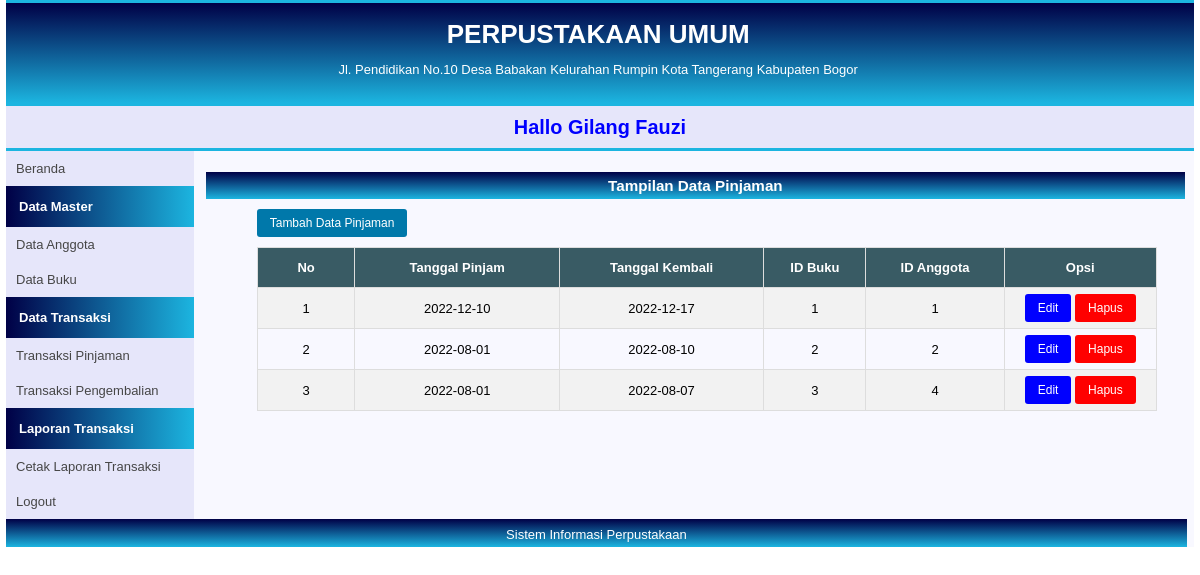
The app's page /pages/pinjaman/dataPinjaman.php with its own data.
### tables this page shows
CREATE TABLE `tbl_peminjaman` (
  `id_peminjaman` int(12) NOT NULL,
  `tgl_pinjam` date NOT NULL,
  `tgl_kembali` date NOT NULL,
  `id_buku` int(12) NOT NULL,
  `id_anggota` int(12) NOT NULL
);

### pages/pinjaman/dataPinjaman.php (the view, shortened to what this page needs)
<?php
require '../../proses/koneksi.php';
$query = "SELECT * FROM tbl_peminjaman";
?>
<!DOCTYPE html>
<html>
<head>
    <link rel="stylesheet" type="text/css" href="../../assets/css/styleDataBuku.css">
</head>
<body>
    <div id="container">
        <div id="header-top">
            <div id="title-container">
                <div class="subtitle-container">
                    <h1 class="judul">PERPUSTAKAAN UMUM</h1>
                </div>
                <div class="subtitle-container">
                    Jl. Pendidikan No.10 Desa Babakan Kelurahan Rumpin Kota Tangerang Kabupaten Bogor
                </div>
            </div>
        </div>
        <div id="header2-top">
            <h3>
                <marquee behavior="alternate" height="50" scrollamount="6">Hallo Gilang Fauzi
                </marquee>
            </h3>
        </div>
        <div id="sidebar">
            <a href="../../index.php">Beranda</a>
            <p class="label-navigasi">Data Master</p>
            <ul>
                <li><a href="../anggota/dataAnggota.php">Data Anggota</a></li>
                <li><a href="../buku/dataBuku.php">Data Buku</a></li>
            </ul>
            <p class="label-navigasi">Data Transaksi</p>
            <ul>
                <li><a href="../pinjaman/dataPinjaman.php">Transaksi Pinjaman</a></li>
                <li><a href="../pengembalian/dataPengembalian.php">Transaksi Pengembalian</a></li>
            </ul>
            <p class="label-navigasi">Laporan Transaksi</p>
            <ul>
                <li><a href="../../cetakTransaksi.php">Cetak Laporan Transaksi</a></li>
            </ul>
            <a href="#">Logout</a>
        </div>
        <div id="content-container">
            <div class="container">
                <div class="row">
                    <br>
                    <div id="label-page">
                        <h3>Tampilan Data Pinjaman</h3>
                    </div>
                    <div id="beranda-konten">
                        <a href="../pinjaman/inputPinjaman.php" class="button">Tambah Data Pinjaman</a>
                        <form action="post" action="">
                            <table id="customers">
                                <tr>
                                    <th width="30px">No</th>
                                    <th width="90px">Tanggal Pinjam</th>
                                    <th width="90px">Tanggal Kembali</th>
                                    <th width="20px">ID Buku</th>
                                    <th width="20px">ID Anggota</th>
                                    <th width="20px">Opsi</th>
                                </tr>
                                <?php
                                $i = 1;
                                $result = mysqli_query($conn, $query);
                                while ($pinjam = mysqli_fetch_array($result)) {
                                ?>
                                <tr>
                                    <td><?php echo $i++ ?></td>
                                    <td><?php echo $pinjam['tgl_pinjam']; ?></td>
                                    <td><?php echo $pinjam['tgl_kembali']; ?></td>
                                    <td><?php echo $pinjam['id_buku']; ?></td>
                                    <td><?php echo $pinjam['id_anggota']; ?></td>
                                    <td>
                                        <a href="#" type="submit" class="buttonEdit">Edit</a>
                                        <a href="#" type="submit" class="buttonHapus">Hapus</a>
                                    </td>
                                </tr>
                                <?php
                                }
                                ?>
                            </table>
                        </form>
                    </div>
                </div>
            </div>
        </div>
        <div id="footer">Sistem Informasi Perpustakaan</div>
    </div>
</body>
</html>

### assets/css/styleDataBuku.css (style rules this page uses)
* { margin: 0; padding: 0; }
body { font-family: sans-serif; font-size: 13px; }
#container { width: 99%; margin: 0px auto; // 1px(atas) 1px(bawah) 5px(kiri) 5px(kanan) border: 6px solid #919191; background-color: #F8F8FF; }
#header-top { width: 100%; height: 100px; background: linear-gradient(#000046, #1cb5e0); border-top: 3px solid #1cb5e0; border-bottom: 3px solid #1cb5e0; }
#title-container { float: left; width: 97%; padding: 10px; color: white; }
.subtitle-container { float: left; width: 100%; padding: 6px; text-align: center; }
#header2-top { width: 100%; height: 32px; color: blue; font-size: 17px; padding-top: 10px; background-color: #E6E6FA; text-align: center; border-bottom: 3px solid #1cb5e0; }
#sidebar { float: left; width: 15.8%; background-color: #E6E6FA; }
#sidebar ul { list-style: none; }
#sidebar a:link, #sidebar a:visited { color: #464646; text-decoration: none; display: block; padding: 10px; }
.label-navigasi { background: linear-gradient(to right, #000046, #1cb5e0); padding: 13px; color: white; font-weight: bold; }
#content-container { float: left; width: 84.2%; background-color: #F8F8FF; }
#footer { width: 99.4%; height: 20px; clear: both; text-align: center; padding-top: 8px; background: linear-gradient(#000046, #1cb5e0); color: #FFFFFF; }
#label-page { margin-top: 6px; margin-left: 12px; background: linear-gradient(#000046, #1cb5e0); width: 97.9%; color: white; text-align: center; padding-top: 5px; padding-bottom: 5px; }
#beranda-konten { width: 100%; padding-left: 13px; padding-top: 5px; }
.button { background-color: #0078AA; border-radius: 3px; border-color: blue; color: white; padding: 7px 13px; text-align: center; margin-left: 50px; margin-top: 5px; text-decoration: none; display: inline-block; font-size: 12px; }
.buttonHapus { background-color: red; border-radius: 3px; border-color: red; color: white; padding: 7px 13px; text-align: center; text-decoration: none; display: inline-block; font-size: 12px; }
.buttonEdit { background-color: blue; border-radius: 3px; border-color: blue; color: white; padding: 7px 13px; text-align: center; text-decoration: none; display: inline-block; font-size: 12px; }
#customers { border-collapse: collapse; width: 90%; margin-top: 10px; margin-left: 50px; position: relative; }
#customers td, #customers th { border: 1px solid #ddd; padding-top: 6px; padding-bottom: 6px; padding-left: 12px; padding-right: 12px; text-align: center; }
#customers tr:nth-child(even) { background-color: #f2f2f2; }
#customers th { padding-top: 12px; padding-bottom: 12px; text-align: center; background-color: #395B64; color: white; }

### records on screen
tbl_peminjaman: tgl_pinjam "2022-12-10", tgl_kembali "2022-12-17", id_buku "1", id_anggota "1"
tbl_peminjaman: tgl_pinjam "2022-08-01", tgl_kembali "2022-08-10", id_buku "2", id_anggota "2"
tbl_peminjaman: tgl_pinjam "2022-08-01", tgl_kembali "2022-08-07", id_buku "3", id_anggota "4"
